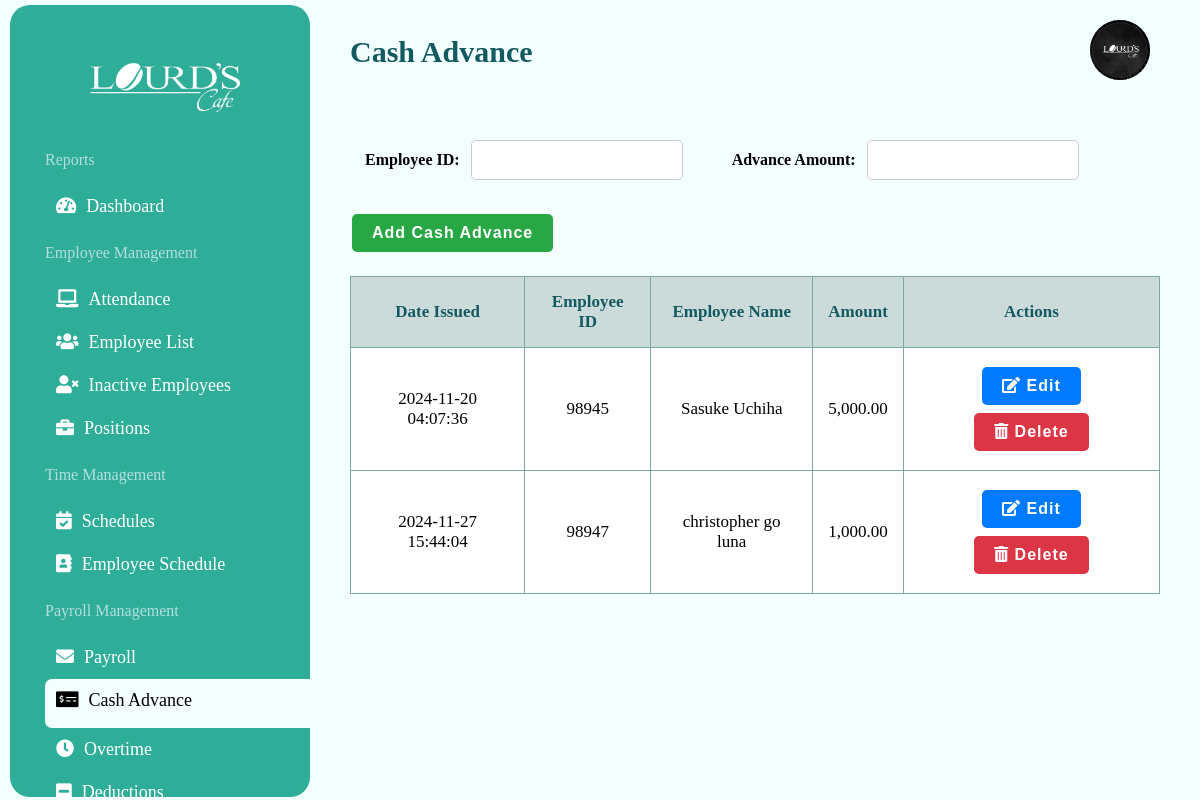
The app's page /PayManagement/cash-advance.php (signed in) with its own data.
### tables this page shows
CREATE TABLE `cash_advances` (
  `id` int(11) NOT NULL,
  `employee_id` varchar(50) NOT NULL,
  `advance_amount` decimal(10,2) NOT NULL,
  `date_issued` datetime DEFAULT current_timestamp()
);

### PayManagement/cash-advance.php (the view, shortened to what this page needs)
<?php
$servername = "localhost";
$db_username = "root";
$db_password = "";
$dbname = "CoffeeShop";
$conn = new mysqli($servername, $db_username, $db_password, $dbname);
$sql = "
    SELECT
        ca.id,
        ca.employee_id,
        CONCAT(e.firstname, ' ', e.lastname) AS employee_name,
        ca.advance_amount,
        ca.date_issued
    FROM cash_advances ca
    LEFT JOIN employees e ON ca.employee_id = e.employee_id
";
$result = $conn->query($sql);
$cashAdvances = $result->fetch_all(MYSQLI_ASSOC);
?>
<!DOCTYPE html>
<html lang="en">
<head>
    <link rel="stylesheet" href="../style/style-cash-advance.css">
    <link rel="stylesheet" href="../style/style-sidebar.css">
    <link rel="stylesheet" href="../style/style-logout.css">
    <link rel="stylesheet" href="https://cdnjs.cloudflare.com/ajax/libs/font-awesome/5.15.3/css/all.min.css">
</head>
<body>
    <div class="sidebar">
        <a href="../dashboard.php"><img alt="Company Logo" height="80" src="../img/letterLogo.png" width="80" /></a>
        <ul>
            <p>Reports</p>
            <li><a href="../dashboard.php"><i class="fas fa-tachometer-alt"></i>Dashboard</a></li>
            <p>Employee Management</p>
            <ul>
                <li><a href="../EmManagement/attendance.php"><i class="fa fa-laptop" aria-hidden="true"></i>Attendance</a></li>
                <li><a href="../EmManagement/employee-list.php"><i class="fa fa-users" aria-hidden="true"></i></i>Employee List</a></li>
                <li><a href="../EmManagement/inactive-employees.php"><i class="fa fa-user-times" aria-hidden="true"></i>Inactive Employees</a></li>
                <li><a href="../EmManagement/positions.php"><i class="fa fa-briefcase" aria-hidden="true"></i>Positions</a></li>
            </ul>
            <p>Time Management</p>
            <ul>
                <li><a href="../EmManagement/schedule_management.php"><i class="fas fa-calendar-check"></i>Schedules</a></li>
                <li><a href="../EmManagement/employee-schedule.php"><i class="fa fa-address-book" aria-hidden="true"></i>Employee Schedule</a></li>
            </ul>
            <p>Payroll Management</p>
            <li><a href="payroll.php"><i class="fa fa-envelope" aria-hidden="true"></i>Payroll</a></li>
            <li style="    background-color: #f3feff;
                            border-radius: 7px 0px 0px 7px;
                            text-decoration: none;
                            height: 27px;
                            font-size: 18px;
                            transition: color 0.3s ease; ">
                <a href="cash-advance.php" style=" color: black; transition: color 0.3s ease;"><i class="fas fa-money-check-alt"></i>Cash Advance</a>
            </li>
            <li><a href="overtime.php"><i class="fas fa-clock" aria-hidden="true"></i>Overtime</a></li>
            <li><a href="taxDeduction.php"><i class="fa fa-minus-square" aria-hidden="true"></i>Deductions</a></li><br>
        </ul>
    </div>
    <div class="content">
        <div class="contentBody">
            <div class="top-bar">
                <h1>Cash Advance</h1>
                <a href="../admin-profile.php"><img alt="Company Logo" height="80" src="../img/lourds_cafe.jpg" width="80" /></a>
            </div>
            <form method="POST" action="cash-advance.php">
                <label for="employee_id">Employee ID:</label>
                <input type="number" id="employee_id" name="employee_id" required>
                <label for="advance_amount">Advance Amount:</label>
                <input type="number" id="advance_amount" name="advance_amount" step="0.01" required>
                <button type="submit" name="add">Add Cash Advance</button>
            </form>
            <table>
                <tr>
                    <th>Date Issued</th>
                    <th>Employee ID</th>
                    <th>Employee Name</th>
                    <th>Amount</th>
                    <th>Actions</th>
                </tr>
                <?php foreach ($cashAdvances as $advance): ?>
                    <tr>
                        <td><?php echo htmlspecialchars($advance['date_issued']); ?></td>
                        <td><?php echo htmlspecialchars($advance['employee_id']); ?></td>
                        <td><?php echo htmlspecialchars($advance['employee_name']); ?></td>
                        <td><?php echo htmlspecialchars(number_format($advance['advance_amount'], 2)); ?></td>
                        <td>
                            <button onclick="openModal('<?php echo $advance['id']; ?>', '<?php echo htmlspecialchars($advance['employee_id']); ?>', <?php echo $advance['advance_amount']; ?>)" class="edit-button">
                                <i class="fas fa-edit"></i> Edit
                            </button>
                            <a href="cash-advance.php?delete_id=<?php echo $advance['id']; ?>" onclick="return confirm('Are you sure you want to delete this cash advance?')">
                                <button class="delete-button">
                                    <i class="fas fa-trash-alt"></i> Delete
                                </button>
                            </a>
                        </td>
                    </tr>
                <?php endforeach; ?>
            </table>
        </div>
    </div>
</body>
</html>

### style/style-cash-advance.css (style rules this page uses)
body { margin: 0; font-family: Montserrat; background-color: #f3feff; }
.content { margin-left: 280px; padding: 20px; position: relative; }
.contentBody { margin-left: 30px; padding: 20px; }
.content h1 { position: absolute; z-index: 1; top: 0; left: 0; right: 0; font-size: 30px; margin: 0; margin-top: 10px; margin-left: -80px; background-color: transparent; padding: 25px 150px 25px; color:#125a61; }
.top-bar { margin-top: 100px; }
.top-bar img { z-index: 1; position: absolute; top: 15px; width: 60px; height: 60px; top: 20px; right: 50px;border-radius: 50px; background-color: #4a6a78; border-color: transparent; }
table { width: 100%; border-collapse: collapse; margin-top: 20px; }
table, th, td { border: 1px solid #7baa9f; }
th, td { padding: 15px; text-align: center; font-size: 17px; }
th { background-color: #ccdada; color: #125a61; }
td { background-color: #ffffff; }
label { margin-top: 20px; margin-left: 15px; font-size: 16px; font-weight: bold; }
input[type="text"], input[type="number"] { padding: 10px; font-size: 16px; border: 1px solid #ccc; border-radius: 5px; margin-left: 7px; margin-right: 30px; margin-bottom: 30px; width: 190px; }
button { background-color: #28a745; color: white; border: none; padding: 10px 20px; text-align: center; text-decoration: none; display: inline-block; font-size: 16px; font-weight: bold; letter-spacing: 1px; margin: 4px 2px; cursor: pointer; border-radius: 5px; transition: background-color 0.3s; }
.edit-button { background-color: #007bff; }
.delete-button { background-color: #dc3545; }
input[type="number"] { -moz-appearance: textfield; -webkit-appearance: none; appearance: none; }

### style/style-sidebar.css (style rules this page uses)
.sidebar { width: 300px; height: 96.5vh; background-color: #2eae99; z-index: 2; color: white; position: fixed; padding-top: 20px; border-radius: 20px 20px 20px 20px; margin-top: 5px; margin-left: 10px; }
.sidebar img { display: block; margin-top: auto; margin-left: 30px; margin-bottom: -10px; align-items: center; width: 250px; height: 120px; }
.sidebar p { margin-left: 35px; color: #b6dddd; }
.sidebar ul { list-style-type: none; padding: 0; }
.sidebar ul li { margin-left: 35px; padding: 11px; text-align: left; cursor: pointer; font-size: 18px; }
.sidebar ul li a { color: rgb(255, 255, 255); text-decoration: none; }
.sidebar ul li i { margin-right: 10px; }

### records on screen
cash_advances: date_issued "2024-11-20 04:07:36", employee "98945", employee_name "Sasuke Uchiha", advance_amount "5,000.00"
cash_advances: date_issued "2024-11-27 15:44:04", employee "98947", employee_name "christopher go luna", advance_amount "1,000.00"
